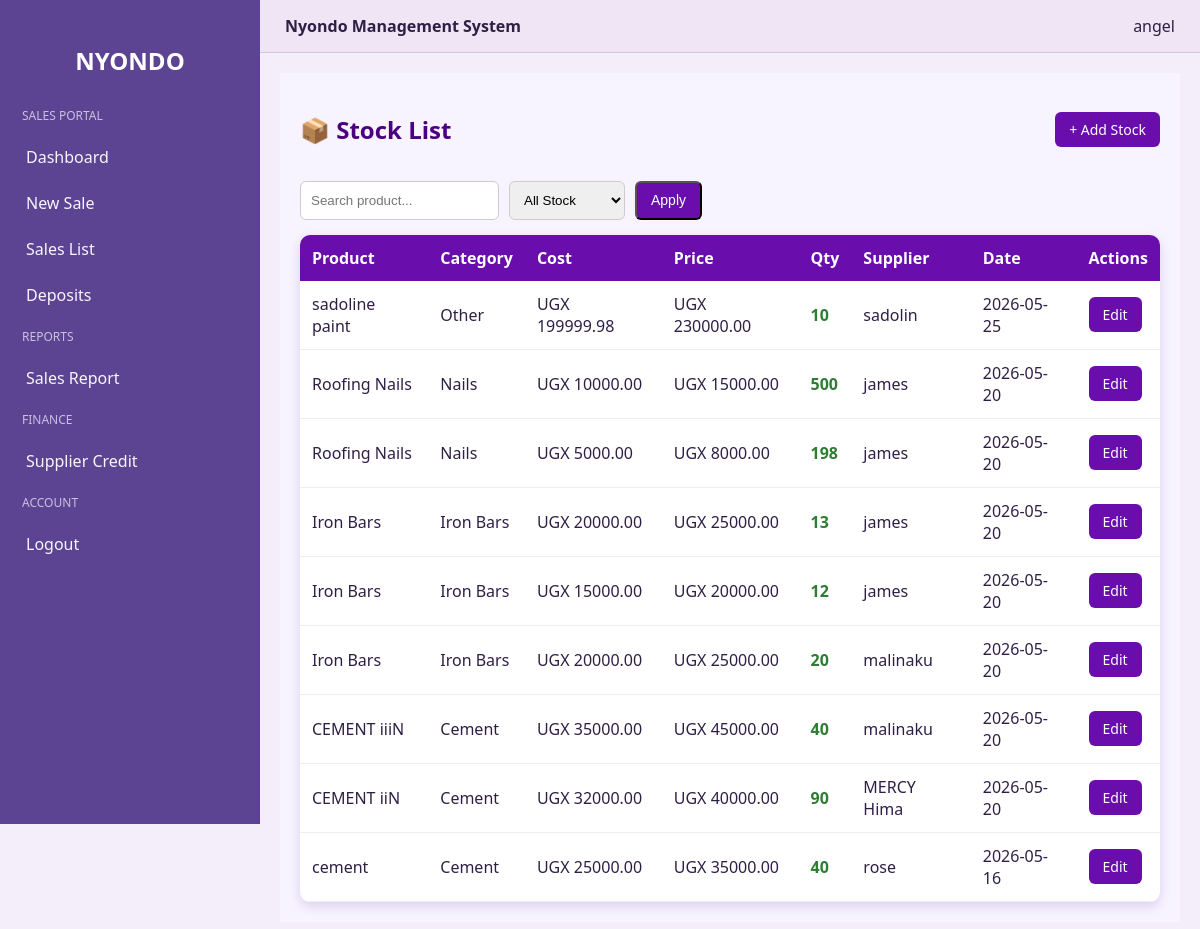
The app's page /stock/ (signed in) with its own data.
### nyondo_app/models.py (models this page shows, shortened)
class Stock(models.Model):
    CATEGORY_CHOICES = [
        ("Cement", "Cement"),
        ("Iron Bars", "Iron Bars"),
        ("Nails", "Nails"),
        ("Iron Sheets", "Iron Sheets"),
        ("Wire Mesh", "Wire Mesh"),
        ("Barbed Wire", "Barbed Wire"),
        ("Wheelbarrows", "Wheelbarrows"),
        ("Other", "Other"),
    ]
    product_name = models.CharField(max_length=100)
    category = models.CharField(max_length=50, choices=CATEGORY_CHOICES)
    quantity = models.PositiveIntegerField()
    reorder_level = models.PositiveIntegerField(default=5)
    buying_price = models.DecimalField(max_digits=12, decimal_places=2)
    selling_price = models.DecimalField(max_digits=12, decimal_places=2)
    supplier_name = models.CharField(max_length=100)
    description = models.TextField(blank=True, null=True)
    date_added = models.DateTimeField(auto_now_add=True)
    updated_at = models.DateTimeField(auto_now=True)

### nyondo_app/views.py (the view)
# urls.py: path("stock/", views.stock_list, name="stock_list"),
@login_required
def stock_list(request):
    stocks = Stock.objects.all().order_by("-date_added")
    query = request.GET.get("q")
    if query:
        stocks = stocks.filter(
            product_name__icontains=query
        )
    filter_type = request.GET.get("filter")
    if filter_type == "low":
        stocks = stocks.filter(quantity__lte=10)
    elif filter_type == "out":
        stocks = stocks.filter(quantity=0)
    context = {
        "stocks": stocks,
        "query": query,
        "filter_type": filter_type,
    }
    return render(
        request,
        "nyondo/stock_list.html",
        context
    )

### nyondo_app/templates/nyondo/stock_list.html (shortened to what this page needs)
{% extends "nyondo/base.html" %}
{% load static %}
{% block content %}
<link rel="stylesheet" href="{% static 'nyondo_app/css/nyondo/stock_list.css' %}">
<div class="page-wrapper">
    <div class="header">
        <h2>📦 Stock List</h2>
        <a href="{% url 'add_stock' %}" class="btn btn-primary">
            + Add Stock
        </a>
    </div>
    <form method="GET" class="filters">
        <input
            type="text"
            name="q"
            placeholder="Search product..."
            value="{{ query|default:'' }}"
        >
        <select name="filter">
            <option value="">All Stock</option>
        </select>
        <button type="submit" class="btn btn-primary">
            Apply
        </button>
    </form>
    <div class="table-container">
        <table>
            <thead>
                <tr>
                    <th>Product</th>
                    <th>Category</th>
                    <th>Cost</th>
                    <th>Price</th>
                    <th>Qty</th>
                    <th>Supplier</th>
                    <th>Date</th>
                    <th>Actions</th>
                </tr>
            </thead>
            <tbody>
                {% for stock in stocks %}
                <tr>
                    <td>{{ stock.product_name }}</td>
                    <td>{{ stock.category }}</td>
                    <td>UGX {{ stock.buying_price }}</td>
                    <td>UGX {{ stock.selling_price }}</td>
                    <td class="
                        {% if stock.quantity == 0 %}
                            out-stock
                        {% elif stock.quantity <= 5 %}
                            low-stock
                        {% else %}
                            in-stock
                        {% endif %}
                    ">
                        {{ stock.quantity }}
                    </td>
                    <td>{{ stock.supplier_name|default:"-" }}</td>
                    <td>{{ stock.date_added|date:"Y-m-d" }}</td>
                    <td>
                        <a href="{% url 'edit_stock' stock.id %}" class="btn btn-primary">
                            Edit
                        </a>
                    </td>
                </tr>
                {% empty %}
                <tr>
                    <td colspan="8" class="empty">
                        No stock available
                    </td>
                </tr>
                {% endfor %}
            </tbody>
        </table>
    </div>
</div>
{% endblock %}

### nyondo_app/templates/nyondo/base.html (shortened to what this page needs)
{% load static %}
<!DOCTYPE html>
<html>
<head>
    <link rel="stylesheet" href="{% static 'nyondo_app/css/nyondo/base.css' %}">
</head>
<body>
<div class="sidebar">
    <h2>NYONDO</h2>
    {% if user.is_superuser %}
        <div class="menu-title">Dashboard</div>
        <a href="{% url 'admin_dashboard' %}">Overview</a>
        <div class="menu-title">Stock Management</div>
        <a href="{% url 'stock_dashboard' %}">Stock Dashboard</a>
        <a href="{% url 'add_stock' %}">Add Stock</a>
        <a href="{% url 'stock_list' %}">Stock List</a>
        <a href="{% url 'stock_report' %}">Stock Report</a>
        <div class="menu-title">Sales</div>
        <a href="{% url 'sales_dashboard' %}">Sales Dashboard</a>
        <a href="{% url 'add_sale' %}">New Sale</a>
        <a href="{% url 'sales_list' %}">Sales List</a>
        <a href="{% url 'sales_report' %}">Sales Report</a>
        <a href="{% url 'receipts_list' %}">Receipts</a>
        <div class="menu-title">Finance</div>
        <a href="{% url 'deposit_list' %}">Deposits</a>
        <a href="{% url 'credit_list' %}">Supplier Credit</a>
        <div class="menu-title">System</div>
        <a href="{% url 'audit_log' %}">Audit Log</a>
    {% elif "sales" in user.groups.all|stringformat:"s"|lower %}
        <div class="menu-title">Sales Portal</div>
        <a href="{% url 'sales_dashboard' %}">Dashboard</a>
        <a href="{% url 'add_sale' %}">New Sale</a>
        <a href="{% url 'sales_list' %}">Sales List</a>
        <a href="{% url 'deposit_list' %}">Deposits</a>
        <div class="menu-title">Reports</div>
        <a href="{% url 'sales_report' %}">Sales Report</a>
        <div class="menu-title">Finance</div>
        <a href="{% url 'credit_list' %}">Supplier Credit</a>
    {% else %}
        <div class="menu-title no-role-title">No Role Found</div>
        <p class="no-role-message">Please contact your system admin to set your group permissions.</p>
    {% endif %}
    <div class="menu-title">Account</div>
    <a href="{% url 'logout' %}">Logout</a>
</div>
<div class="main">
    <div class="topbar">
        <div><b>Nyondo Management System</b></div>
        <div>{{ user.username }}</div>
    </div>
    <div class="container">
        {% block content %}{% endblock %}
    </div>
</div>
</body>
</html>

### nyondo_app/static/nyondo_app/css/nyondo/base.css (style rules this page uses)
:root { --bg: #f3eef9; --surface: #efe5f5; --surface-soft: #f7f1fb; --sidebar: #5d4492; --sidebar-hover: #7f66bf; --text: #2f1f45; --text-muted: #6d5d88; --border: rgba(109, 89, 138, 0.22); --button: #7550b1; --button-hover: #5d3d94; --button-text: #f8f5ff; }
body { margin: 0; font-family: "Segoe UI", Arial, sans-serif; background: var(--bg); color: var(--text); }
.sidebar { width: 260px; height: 100vh; background: var(--sidebar); color: var(--button-text); position: fixed; top: 0; left: 0; padding-top: 24px; overflow-y: auto; }
.sidebar h2 { text-align: center; color: #fff; margin-bottom: 20px; }
.sidebar a { display: block; padding: 12px 22px; color: var(--button-text); text-decoration: none; border-left: 4px solid transparent; }
.menu-title { padding: 10px 22px; font-size: 12px; opacity: 0.7; text-transform: uppercase; }
.main { margin-left: 260px; width: calc(100% - 260px); min-height: 100vh; display: flex; flex-direction: column; }
.topbar { background: var(--surface); padding: 15px 25px; display: flex; justify-content: space-between; border-bottom: 1px solid var(--border); }
.container { padding: 20px; flex: 1; }

### nyondo_app/static/nyondo_app/css/nyondo/stock_list.css (style rules this page uses)
.page-wrapper { padding: 20px; background: #f7f3ff; min-height: 100vh; }
.header { display: flex; justify-content: space-between; align-items: center; margin-bottom: 15px; }
.header h2 { color: #4b0082; }
.btn { padding: 8px 14px; border-radius: 6px; text-decoration: none; font-size: 14px; transition: 0.3s; display: inline-block; }
.btn-primary { background: #6a0dad; color: white; }
.filters { display: flex; gap: 10px; margin-bottom: 15px; flex-wrap: wrap; }
.filters input, .filters select { padding: 10px; border-radius: 6px; border: 1px solid #ccc; outline: none; }
.table-container { overflow-x: auto; background: white; border-radius: 10px; box-shadow: 0 4px 12px rgba(75, 0, 130, 0.15); }
table { width: 100%; border-collapse: collapse; }
thead { background: #6a0dad; color: white; }
th, td { padding: 12px; text-align: left; }
tbody tr { border-bottom: 1px solid #eee; transition: 0.2s; }
.in-stock { color: #2e7d32; font-weight: bold; }

### records on screen
Stock: product_name "sadoline paint", category "Other", buying_price "199999.98", selling_price "230000.00", quantity "10", supplier_name "sadolin", date_added "2026-05-25"
Stock: product_name "Roofing Nails", category "Nails", buying_price "10000.00", selling_price "15000.00", quantity "500", supplier_name "james", date_added "2026-05-20"
Stock: product_name "Roofing Nails", category "Nails", buying_price "5000.00", selling_price "8000.00", quantity "198", supplier_name "james", date_added "2026-05-20"
Stock: product_name "Iron Bars", category "Iron Bars", buying_price "20000.00", selling_price "25000.00", quantity "13", supplier_name "james", date_added "2026-05-20"
Stock: product_name "Iron Bars", category "Iron Bars", buying_price "15000.00", selling_price "20000.00", quantity "12", supplier_name "james", date_added "2026-05-20"
Stock: product_name "Iron Bars", category "Iron Bars", buying_price "20000.00", selling_price "25000.00", quantity "20", supplier_name "malinaku", date_added "2026-05-20"
Stock: product_name "CEMENT iiiN", category "Cement", buying_price "35000.00", selling_price "45000.00", quantity "40", supplier_name "malinaku", date_added "2026-05-20"
Stock: product_name "CEMENT iiN", category "Cement", buying_price "32000.00", selling_price "40000.00", quantity "90", supplier_name "MERCY Hima", date_added "2026-05-20"
Stock: product_name "cement", category "Cement", buying_price "25000.00", selling_price "35000.00", quantity "40", supplier_name "rose", date_added "2026-05-16"

### other values on screen
{{ user.username }} "angel"
